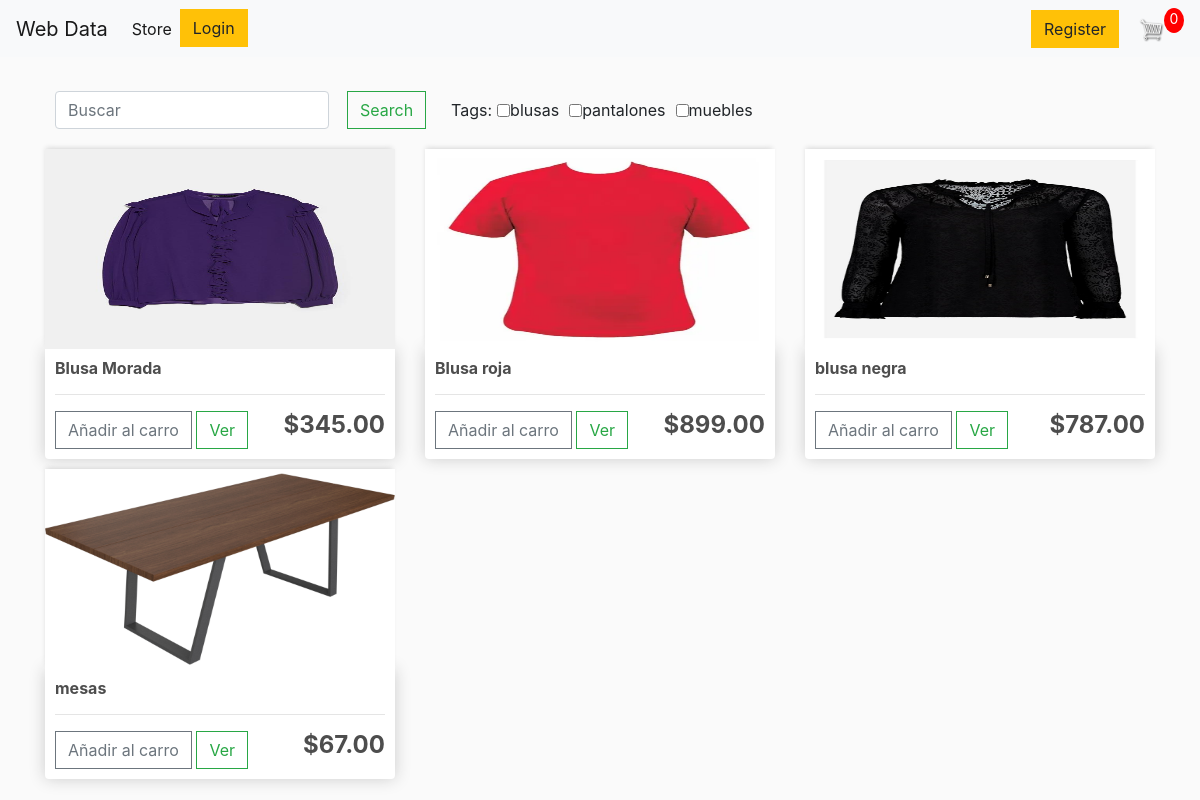
Before: / (signed in) with the older database file.
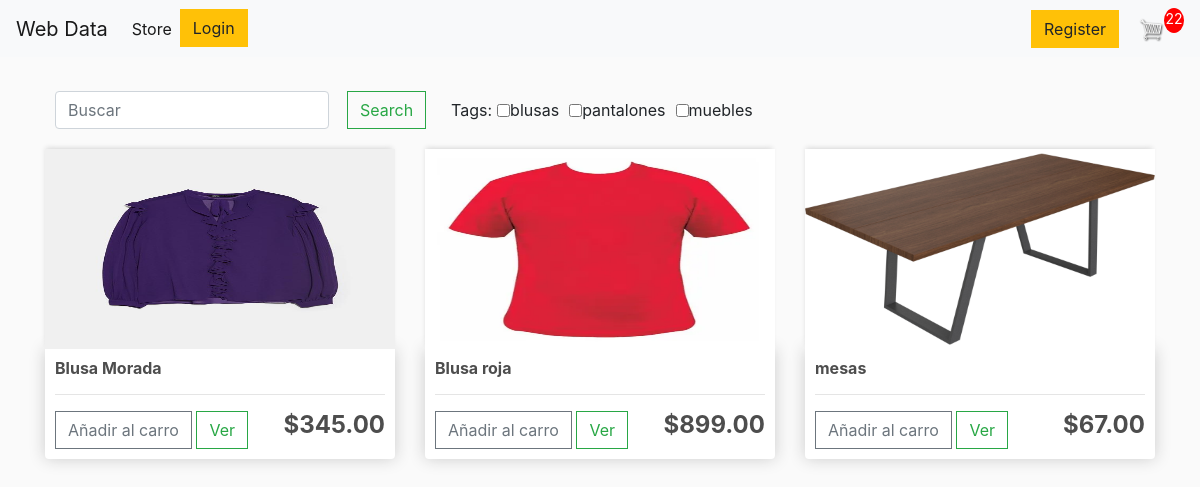
After: the same page with the newer database file.
### store/models.py (models this page shows, shortened)
class ProductoTag(models.Model):
    nombre = models.CharField(max_length=32)
    slug = models.SlugField(max_length=48)
    descripcion = models.TextField('descripción')
    activo = models.BooleanField(default=True)
    class Meta:
        verbose_name=('Tag')
        verbose_name_plural=('Tags')
    def __str__(self):
        return self.nombre

class Producto(models.Model):
    nombre = models.CharField(max_length=60)
    tags = models.ManyToManyField(ProductoTag,blank=True)
    descripcion = models.TextField(blank=True)
    precio = models.DecimalField('Precio',max_digits=6,decimal_places=2)
    slug = models.SlugField(max_length=48)
    activo = models.BooleanField(default=True)
    en_stock = models.BooleanField(default=True)
    actualizacion = models.DateTimeField(auto_now=True)
    class Meta:
        ordering=('nombre',)
        verbose_name_plural=('Productos')

class ProductoImagen(models.Model):
    producto = models.ForeignKey(
                Producto,
                on_delete= models.CASCADE,
                related_name="imagenes")
    imagen = models.ImageField(upload_to='imagenes-del-producto')
    thumbnail =  models.ImageField(upload_to='producto-thumbnails',null=True,blank=True)
    class Meta:
        verbose_name = ('Imagen de Producto')
        verbose_name_plural=('Imagenes de Productos')

class Order(models.Model):
    OPEN = 0
    SUBMITTED = 1
    STATUSES= ((OPEN, 'Abierto'),(SUBMITTED,'Completado'))
    status =  models.IntegerField(choices=STATUSES, default=OPEN)
    user = models.ForeignKey(User,on_delete=models.SET_NULL,null=True,blank=True)
    date_ordered = models.DateTimeField(auto_now_add=True)
    transaction_id = models.CharField(max_length=100,null=True)
    @property
    def get_cart_items(self):
        orderitems = self.orderitem_set.all()
        total = sum([item.cantidad for item in orderitems])
        return total

class OrderItem(models.Model):
    producto = models.ForeignKey(Producto,on_delete=models.CASCADE,null=True)
    order = models.ForeignKey(Order,on_delete=models.CASCADE,null=True)
    cantidad = models.PositiveIntegerField(default=1,validators=[MinValueValidator(1)])
    date_added = models.DateTimeField(auto_now_add=True)

### store/views.py (the view)
# urls.py: path('',views.ProductListView.as_view(),name='store'),
class ProductListView(ListView):
    model = Producto
    template_name= 'store/store.html'
    paginate_by = 2
    def get_context_data(self,**kwargs):
        context = super().get_context_data(**kwargs)
        context['filter'] = ProductoFilter(self.request.GET,queryset=self.get_queryset())
        return context

### store/templates/store/store.html
{% extends 'store/base.html' %}
{% load widget_tweaks %}
{% load static %}
{% block content %}
<form class="form-inline" style="padding: 10px;">
   {% render_field filter.form.nombre class="form-control mr-sm-2"  placeholder='Buscar' %}
    <button  style="margin:10px;"class="btn btn-outline-success my-2 my-sm-0" type="submit">Search</button>
<div class="form-group col-sm-8 col-md-6">
          {{ filter.form.tags.label_tag }}
            {% for choice in filter.form.tags %}
              <label class="form-checkbox-inline" style="padding:5px;">
                {{choice.tag}} {{choice.choice_label}}
              </label>
            {% endfor %}
</div>
</form>
<div class="row">
{% for producto in filter.qs %}
    <div class="col-lg-4">
      {% if  producto.imagenes.all %}
        {% with producto.imagenes.all|first as obj %}
          <img  class="thumbnail" src="{{ obj.imagen.url }}">
        {% endwith %}
      {% else %}
        <img class="thumbnail" src="{% static 'images/placeholder.png' %}">
     {% endif %}
      <div class="box-element product">
       <h6><strong>{{producto.nombre}}</strong></h6>
       <hr>
       <a class="btn btn-outline-secondary add-btn" href="{% url 'store:add_to_order'%}?product_id={{producto.id}}">Añadir al carro</a>
       <a class="btn btn-outline-success" href="{% url 'store:producto_view' slug=producto.slug %}">Ver</a>
       <h4 style="display: inline-block; float: right"><strong>${{ producto.precio|floatformat:2}}</strong></h4>
    </div>
    </div>
{% endfor %}
  </div>
{% endblock %}

### templates/store/base.html (shortened to what this page needs)
{% load static %}
<!DOCTYPE html>
<html lang="es" dir="ltr">
  <head>
    <link rel="stylesheet" href="https://stackpath.bootstrapcdn.com/bootstrap/4.5.0/css/bootstrap.min.css">
    <link rel="stylesheet" href="{% static 'css/main.css'%}">
  </head>
  <body>
    <nav class="navbar navbar-expand-lg navbar-light bg-light">
    <a class="navbar-brand" href="#">Web Data</a>
    <div class="collapse navbar-collapse" id="navbarSupportedContent">
      <ul class="navbar-nav mr-auto">
        <li class="nav-item active">
          <a class="nav-link" href="{% url 'store:store' %}">Store<span class="sr-only">(current)</span></a>
        </li>
        <li class="nav-item">
        <a href="{% url 'store:login' %}" class="btn btn-warning">Login</a>
        </li>
      </ul>
      <div class="form-inline my-2 my-lg-0">
        <a  style="margin-right: 5px;" href="{% url 'store:register' %}" class="btn btn-warning">Register</a>
        <a href="{% url 'store:cart' %}">
          <img  id="cart-icon" src="{% static 'images/cart.png' %}">
        </a>
         {% if request.order %}
           <p id="cart-total">{{ request.order.get_cart_items}}</p>
          {% else %}
           <p id="cart-total">0</p>
         {%endif%}
       </div>
  </nav>
    <div class="container">
      <br>
      {% block content %}
      {% endblock %}
    </div>
  </body>
</html>

### static/css/main.css (style rules this page uses)
body { background-color: hsl(0, 0%, 98%); }
h1,h2,h3,h4,h5,h6 { color:hsl(0, 0%, 30%); }
.box-element { box-shadow:hsl(0, 0%, 80%) 0 0 16px; background-color: #fff; border-radius: 4px; padding: 10px; }
.thumbnail { width: 100%; height: 200px; -webkit-box-shadow: -1px -3px 5px -2px rgba(214,214,214,1); -moz-box-shadow: -1px -3px 5px -2px rgba(214,214,214,1); box-shadow: -1px -3px 5px -2px rgba(214,214,214,1); }
.product { border-radius: 0 0 4px 4px; }
#cart-icon { width:25px; display: inline-block; margin-left: 15px; }
#cart-total { display: block; text-align: center; color:#fff; background-color: red; width: 20px; height: 25px; border-radius: 50%; font-size: 14px; }
.col-lg-4, .col-lg-6, .col-lg-8, .col-lg-12 { margin-top: 10px; }
.btn { border-radius: 0; }

Changed rows visible on the page:
removed Producto: imagen (picture), nombre "blusa negra", precio "787.00"
added Order: order.get_cart_items "22"
Other visible differences:
text no longer shown: "0"
